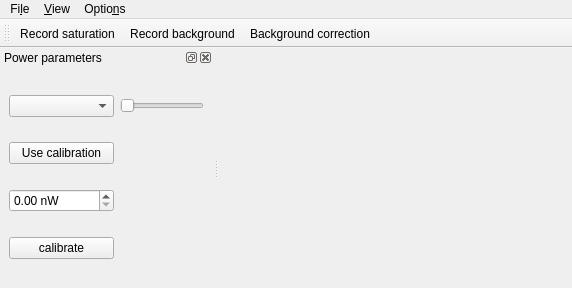
<?xml version="1.0" encoding="UTF-8"?>
<ui version="4.0">
 <class>PowerWindow</class>
 <widget class="QMainWindow" name="PowerWindow">
  <property name="geometry">
   <rect>
    <x>0</x>
    <y>0</y>
    <width>572</width>
    <height>288</height>
   </rect>
  </property>
  <property name="sizePolicy">
   <sizepolicy hsizetype="Preferred" vsizetype="Preferred">
    <horstretch>0</horstretch>
    <verstretch>0</verstretch>
   </sizepolicy>
  </property>
  <property name="windowTitle">
   <string>Power controller</string>
  </property>
  <property name="dockNestingEnabled">
   <bool>true</bool>
  </property>
  <widget class="QWidget" name="centralwidget"/>
  <widget class="QMenuBar" name="menubar">
   <property name="geometry">
    <rect>
     <x>0</x>
     <y>0</y>
     <width>572</width>
     <height>21</height>
    </rect>
   </property>
   <widget class="QMenu" name="menuLaserscan">
    <property name="title">
     <string>Fi&amp;le</string>
    </property>
    <addaction name="actionClose"/>
   </widget>
   <widget class="QMenu" name="menuView">
    <property name="title">
     <string>&amp;View</string>
    </property>
    <addaction name="restore_default_view_Action"/>
   </widget>
   <widget class="QMenu" name="menuOptions">
    <property name="title">
     <string>Optio&amp;ns</string>
    </property>
   </widget>
   <addaction name="menuLaserscan"/>
   <addaction name="menuView"/>
   <addaction name="menuOptions"/>
  </widget>
  <widget class="QToolBar" name="calibrationToolBar">
   <property name="windowTitle">
    <string>toolBar</string>
   </property>
   <attribute name="toolBarArea">
    <enum>TopToolBarArea</enum>
   </attribute>
   <attribute name="toolBarBreak">
    <bool>false</bool>
   </attribute>
   <addaction name="actionRecord_saturation"/>
   <addaction name="actionRecord_background"/>
   <addaction name="actionBackground_correction"/>
  </widget>
  <widget class="QDockWidget" name="powerDockWidget">
   <property name="minimumSize">
    <size>
     <width>118</width>
     <height>146</height>
    </size>
   </property>
   <property name="maximumSize">
    <size>
     <width>600</width>
     <height>524287</height>
    </size>
   </property>
   <property name="windowTitle">
    <string>Power parameters</string>
   </property>
   <attribute name="dockWidgetArea">
    <number>1</number>
   </attribute>
   <widget class="QWidget" name="dockWidgetContents_2">
    <layout class="QGridLayout" name="gridLayout">
     <item row="0" column="0">
      <widget class="QComboBox" name="channel_comboBox"/>
     </item>
     <item row="0" column="1">
      <widget class="QSlider" name="powerHorizontalSlider">
       <property name="maximum">
        <number>360</number>
       </property>
       <property name="orientation">
        <enum>Qt::Horizontal</enum>
       </property>
      </widget>
     </item>
     <item row="1" column="0">
      <widget class="QPushButton" name="use_calibration_Button">
       <property name="text">
        <string>Use calibration</string>
       </property>
       <property name="checkable">
        <bool>true</bool>
       </property>
      </widget>
     </item>
     <item row="2" column="0">
      <widget class="QDoubleSpinBox" name="power_doubleSpinBox">
       <property name="enabled">
        <bool>true</bool>
       </property>
       <property name="sizePolicy">
        <sizepolicy hsizetype="Preferred" vsizetype="Fixed">
         <horstretch>0</horstretch>
         <verstretch>0</verstretch>
        </sizepolicy>
       </property>
       <property name="suffix">
        <string> nW</string>
       </property>
       <property name="maximum">
        <double>1000000.000000000000000</double>
       </property>
      </widget>
     </item>
     <item row="3" column="0">
      <widget class="QPushButton" name="calibrate_Button">
       <property name="text">
        <string>calibrate</string>
       </property>
       <property name="checkable">
        <bool>false</bool>
       </property>
      </widget>
     </item>
    </layout>
   </widget>
  </widget>
  <action name="actionClose">
   <property name="icon">
    <iconset>
     <normaloff>../../../../../../YY3/artwork/icons/oxygen/22x22/application-exit.png</normaloff>../../../../../../YY3/artwork/icons/oxygen/22x22/application-exit.png</iconset>
   </property>
   <property name="text">
    <string>&amp;Close</string>
   </property>
  </action>
  <action name="restore_default_view_Action">
   <property name="text">
    <string>&amp;Restore default view</string>
   </property>
  </action>
  <action name="actionRecord_saturation">
   <property name="text">
    <string>Record saturation</string>
   </property>
  </action>
  <action name="actionRecord_background">
   <property name="text">
    <string>Record background</string>
   </property>
  </action>
  <action name="actionBackground_correction">
   <property name="checkable">
    <bool>true</bool>
   </property>
   <property name="text">
    <string>Background correction</string>
   </property>
  </action>
 </widget>
 <resources/>
 <connections>
  <connection>
   <sender>actionClose</sender>
   <signal>triggered()</signal>
   <receiver>PowerWindow</receiver>
   <slot>close()</slot>
   <hints>
    <hint type="sourcelabel">
     <x>-1</x>
     <y>-1</y>
    </hint>
    <hint type="destinationlabel">
     <x>401</x>
     <y>299</y>
    </hint>
   </hints>
  </connection>
 </connections>
</ui>
